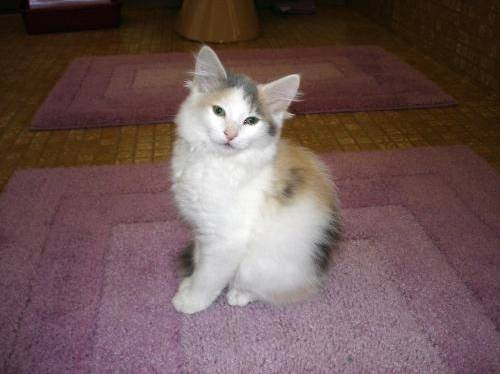
#> input picture Project 3 - Dog and Cat Image Classification/Dataset/test/cats/10.jpg, 500 x 374 px; its folder holds only this picture in this run
$ python cats_dogs_svm.py
#> lines starting #> are read from the running program, lines starting #| are printed output that depends on the picture
# ============================================================
# Task-03: SVM Image Classifier — Cats vs Dogs
# Dataset: https://www.kaggle.com/c/dogs-vs-cats/data
#
# Expected folder layout:
#   Dataset/
#     train/  cats/  *.jpg
#             dogs/  *.jpg
#     val/    cats/  *.jpg
#             dogs/  *.jpg
#     test/   cats/  *.jpg
#             dogs/  *.jpg
# ============================================================

import os
import glob
import numpy as np
import pandas as pd
import matplotlib.pyplot as plt
from PIL import Image
from skimage.feature import hog
from skimage.color import rgb2gray
from sklearn.svm import SVC
from sklearn.preprocessing import StandardScaler
from sklearn.model_selection import cross_val_score
from sklearn.metrics import (accuracy_score, classification_report,
                             confusion_matrix, ConfusionMatrixDisplay)
from sklearn.decomposition import PCA
import warnings
warnings.filterwarnings("ignore")

# ── CONFIGURATION ─────────────────────────────────────────────
DATASET_DIR   = "Dataset"         # root folder (same level as this script)
IMG_SIZE      = (64, 64)          # resize all images to this
MAX_PER_CLASS = 1000              # images per class (lower = faster)
HOG_ORIENT    = 9
HOG_PIXELS    = 8                 # pixels per cell
HOG_CELLS     = 2                 # cells per block
PCA_COMPONENTS = 150
RANDOM_STATE  = 42

# ── 1. LOAD FILE PATHS FROM FOLDER STRUCTURE ──────────────────
def get_files(split: str, label: str) -> list:
    """Return sorted image paths for Dataset/<split>/<label>/"""
    pattern = os.path.join(DATASET_DIR, split, label, "*.jpg")
    files   = sorted(glob.glob(pattern))
    # also pick up .jpeg / .png just in case
    for ext in ("*.jpeg", "*.png"):
        files += sorted(glob.glob(os.path.join(DATASET_DIR, split, label, ext)))
    return files

train_cats = get_files("train", "cats")[:MAX_PER_CLASS]
train_dogs = get_files("train", "dogs")[:MAX_PER_CLASS]
val_cats   = get_files("val",   "cats")[:MAX_PER_CLASS]
val_dogs   = get_files("val",   "dogs")[:MAX_PER_CLASS]
test_cats  = get_files("test",  "cats")[:MAX_PER_CLASS]
test_dogs  = get_files("test",  "dogs")[:MAX_PER_CLASS]

if not train_cats or not train_dogs:
    raise FileNotFoundError(
        f"No images found under '{DATASET_DIR}/train/cats' or '.../dogs'.\n"
        f"Current working directory: {os.getcwd()}\n"
        "Make sure the script is run from the same folder that contains 'Dataset/'."
    )

print("── Image counts ──")
print(f"  Train : {len(train_cats)} cats | {len(train_dogs)} dogs")
print(f"  Val   : {len(val_cats)}   cats | {len(val_dogs)}   dogs")
print(f"  Test  : {len(test_cats)}  cats | {len(test_dogs)}  dogs")

# ── 2. HOG FEATURE EXTRACTION ─────────────────────────────────
def extract_hog(filepath: str) -> np.ndarray:
    """Load → resize → grayscale → HOG feature vector."""
    img  = Image.open(filepath).convert("RGB").resize(IMG_SIZE)
    gray = rgb2gray(np.array(img))
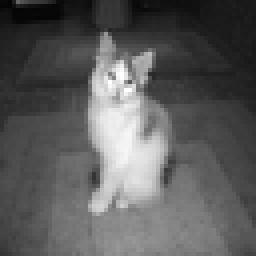
#> gray: shape (64, 64) float64 (shown 4 times larger); min 0.0159, max 1, mean 0.361
    feat = hog(
        gray,
        orientations=HOG_ORIENT,
        pixels_per_cell=(HOG_PIXELS, HOG_PIXELS),
        cells_per_block=(HOG_CELLS, HOG_CELLS),
        block_norm="L2-Hys",
        feature_vector=True
    )
#> feat = 1764 values, max 0.382 at index 801, min 0 at index 1, mean 0.135
    return feat

def build_dataset(cat_files, dog_files, desc=""):
    print(f"  Extracting HOG features: {desc} …")
    X_c = np.array([extract_hog(f) for f in cat_files])
    X_d = np.array([extract_hog(f) for f in dog_files])
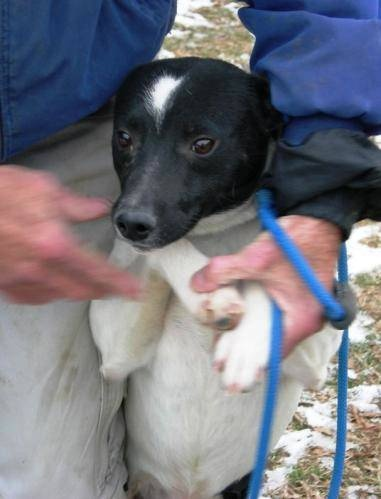
#> input picture Project 3 - Dog and Cat Image Classification/Dataset/test/dogs/1.jpg, 381 x 499 px
#> in extract_hog (call 2), `gray = rgb2gray(np.array(img))`:
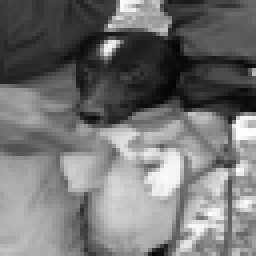
#> gray: shape (64, 64) float64 (shown 4 times larger); min 0.0157, max 1, mean 0.457
#> in extract_hog (call 2), `feat = hog( gray, orientations=HOG_ORIENT, pixels_per_cell=(HOG_PIXELS..`: feat = 1764 values, max 0.426 at index 273, min 0 at index 161, mean 0.136
    X   = np.vstack([X_c, X_d])
    y   = np.array([0]*len(cat_files) + [1]*len(dog_files))
    files = cat_files + dog_files
    return X, y, files

print("\nExtracting HOG features (this takes ~1–2 min) …")
X_train, y_train, train_files = build_dataset(train_cats, train_dogs, "train")
#> y_train = [0, 1]; train_files = 2 items
X_val,   y_val,   val_files   = build_dataset(val_cats,   val_dogs,   "val")
#> y_val = [0, 1]; val_files = 2 items
X_test,  y_test,  test_files  = build_dataset(test_cats,  test_dogs,  "test")
#> y_test = [0, 1]; test_files = ['Dataset/test/cats/10.jpg', 'Dataset/test/dogs/1.jpg']

print(f"\nHOG vector length : {X_train.shape[1]}")
#| HOG vector length : 1764
print(f"Train samples     : {X_train.shape[0]}")
#| Train samples     : 2
print(f"Val   samples     : {X_val.shape[0]}")
#| Val   samples     : 2
print(f"Test  samples     : {X_test.shape[0]}")
#| Test  samples     : 2

# ── 3. SCALING ────────────────────────────────────────────────
scaler     = StandardScaler()
X_train_sc = scaler.fit_transform(X_train)
X_val_sc   = scaler.transform(X_val)
X_test_sc  = scaler.transform(X_test)

# ── 4. PCA ────────────────────────────────────────────────────
# n_components must be <= min(n_samples, n_features)-1; auto-cap to be safe
max_components = min(X_train_sc.shape[0], X_train_sc.shape[1]) - 1
#> max_components = 1
n_components   = min(PCA_COMPONENTS, max_components)
#> n_components = 1
if n_components < PCA_COMPONENTS:
    print(f"  PCA_COMPONENTS capped {PCA_COMPONENTS} -> {n_components} "
          f"(only {X_train_sc.shape[0]} training samples available)")
#|   PCA_COMPONENTS capped 150 -> 1 (only 2 training samples available)

pca         = PCA(n_components=n_components, whiten=True, random_state=RANDOM_STATE)
X_train_pca = pca.fit_transform(X_train_sc)
#> X_train_pca = [-0.707, 0.707]
X_val_pca   = pca.transform(X_val_sc)
#> X_val_pca = [-0.707, 0.707]
X_test_pca  = pca.transform(X_test_sc)
#> X_test_pca = [-0.707, 0.707]

explained = pca.explained_variance_ratio_.cumsum()[-1] * 100
#> explained = 100
print(f"\nPCA: {n_components} components -> {explained:.1f}% variance retained")
#| PCA: 1 components -> 100.0% variance retained

# ── 5. TRAIN SVM ──────────────────────────────────────────────
print("\nTraining SVM (RBF kernel, C=10) …")
svm = SVC(kernel="rbf", C=10, gamma="scale",
          class_weight="balanced", probability=True,
          random_state=RANDOM_STATE)
svm.fit(X_train_pca, y_train)
print("Training complete.")

# ── 6. EVALUATE ───────────────────────────────────────────────
label_names = ["Cat", "Dog"]

# Validation set
val_pred  = svm.predict(X_val_pca)
#> val_pred = [0, 1]
val_acc   = accuracy_score(y_val, val_pred)
#> val_acc = 1

# Test set
y_pred    = svm.predict(X_test_pca)
#> y_pred = [0, 1]
y_prob    = svm.predict_proba(X_test_pca)[:, 1]
#> y_prob = [0.667, 0.336]
test_acc  = accuracy_score(y_test, y_pred)
#> test_acc = 1
report    = classification_report(y_test, y_pred, target_names=label_names)
cm        = confusion_matrix(y_test, y_pred)
#> cm = [[1, 0], [0, 1]]

print(f"\n── Evaluation Metrics ──")
print(f"  Validation Accuracy : {val_acc  * 100:.2f}%")
#|   Validation Accuracy : 100.00%
print(f"  Test Accuracy       : {test_acc * 100:.2f}%")
#|   Test Accuracy       : 100.00%
print(f"\n── Classification Report (Test Set) ──\n{report}")
#| ── Classification Report (Test Set) ──
#|               precision    recall  f1-score   support
#|          Cat       1.00      1.00      1.00         1
#|          Dog       1.00      1.00      1.00         1
#|     accuracy                           1.00         2
#|    macro avg       1.00      1.00      1.00         2
#| weighted avg       1.00      1.00      1.00         2

# ── 7. SAVE PREDICTIONS CSV ───────────────────────────────────
results_df = pd.DataFrame({
    "Filename"        : [os.path.basename(f) for f in test_files],
    "True_Label"      : [label_names[l] for l in y_test],
    "Predicted_Label" : [label_names[p] for p in y_pred],
    "P_Dog"           : np.round(y_prob, 4),
    "Correct"         : y_test == y_pred
})
results_df.to_csv("svm_predictions.csv", index=False)
print("\nPredictions saved → svm_predictions.csv")
print(results_df.head(10).to_string(index=False))
#| Filename True_Label Predicted_Label  P_Dog  Correct
#|   10.jpg        Cat             Cat 0.6667     True
#|    1.jpg        Dog             Dog 0.3365     True

# ── 8. PLOT 1 — Confusion Matrix ──────────────────────────────
fig1, ax = plt.subplots(figsize=(5, 4))
disp = ConfusionMatrixDisplay(confusion_matrix=cm, display_labels=label_names)
disp.plot(ax=ax, colorbar=False, cmap="Blues")
ax.set_title("Confusion Matrix — Test Set",
             fontsize=13, fontweight="bold", pad=10)
fig1.tight_layout()
fig1.savefig("plot1_confusion_matrix.png", dpi=150, bbox_inches="tight")
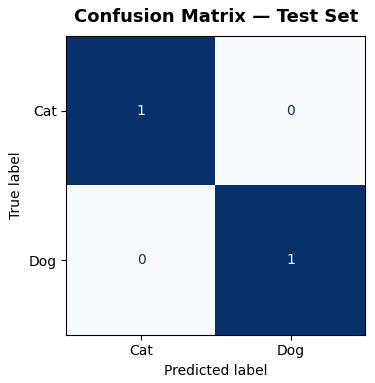
#> figure drawn by matplotlib, 1 panel
plt.show()
print("Saved → plot1_confusion_matrix.png")

# ── 9. PLOT 2 — PCA Explained Variance ────────────────────────
fig2, ax = plt.subplots(figsize=(6, 4))
ax.plot(np.cumsum(pca.explained_variance_ratio_) * 100,
        color="#457B9D", lw=2)
ax.axhline(90, color="gray", lw=1, linestyle="--", label="90% threshold")
ax.axvline(n_components, color="#E63946", lw=1, linestyle=":",
           label=f"{n_components} components selected")
ax.set_xlabel("Number of PCA Components")
ax.set_ylabel("Cumulative Explained Variance (%)")
ax.set_title("PCA — Explained Variance", fontsize=13, fontweight="bold", pad=10)
ax.legend(fontsize=8)
fig2.tight_layout()
fig2.savefig("plot2_pca_variance.png", dpi=150, bbox_inches="tight")
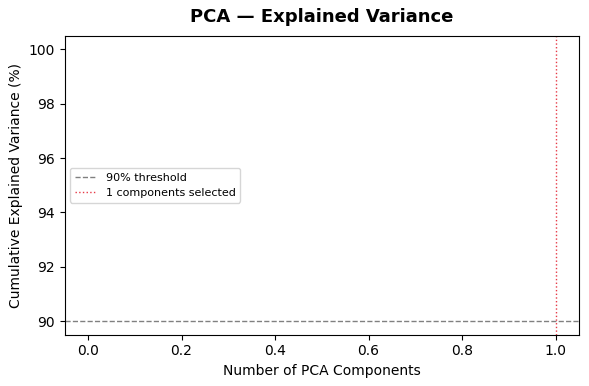
#> figure drawn by matplotlib, 1 panel
plt.show()
print("Saved → plot2_pca_variance.png")

# ── 10. PLOT 3 — Sample Predictions Grid ──────────────────────
n_samples = min(18, len(test_files))
#> n_samples = 2
sample_idx = np.random.RandomState(0).choice(len(test_files), n_samples, replace=False)
#> sample_idx = [1, 0]

fig3, axes3 = plt.subplots(3, 6, figsize=(13, 6))
fig3.suptitle("Sample Predictions   ✔ Correct   ✘ Wrong",
              fontsize=13, fontweight="bold")

for ax_i, idx in zip(axes3.flat, sample_idx):
    img     = Image.open(test_files[idx]).convert("RGB").resize((96, 96))
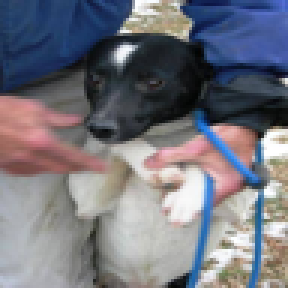
#> img: PIL image 96x96 RGB (shown 3 times larger); mean R, G, B 115.5, 116, 125.4
    correct = bool(results_df.iloc[idx]["Correct"])
#> correct = True
    pred    = results_df.iloc[idx]["Predicted_Label"]
#> pred = 'Dog'
    true    = results_df.iloc[idx]["True_Label"]
#> true = 'Dog'
    color   = "#2A9D8F" if correct else "#E63946"
#> color = '#2A9D8F'
    symbol  = "✔" if correct else "✘"
#> symbol = '✔'
    ax_i.imshow(img)
    ax_i.axis("off")
    ax_i.set_title(f"{symbol} {pred}\n(true: {true})",
                   fontsize=7, color=color, pad=3)

plt.subplots_adjust(hspace=0.5, wspace=0.1, top=0.88)
fig3.savefig("plot3_sample_predictions.png", dpi=150, bbox_inches="tight")
plt.show()
print("Saved → plot3_sample_predictions.png")

# ── 11. PLOT 4 — HOG Visualisation ───────────────────────────
from skimage.feature import hog as hog_vis
from skimage import exposure

sample_vis = train_cats[:3] + train_dogs[:3]
#> sample_vis = 2 items
fig4, axes4 = plt.subplots(2, 6, figsize=(13, 5))
fig4.suptitle("HOG Feature Visualisation  (top: original | bottom: HOG map)",
              fontsize=12, fontweight="bold")

for col, fpath in enumerate(sample_vis):
    img_arr = np.array(Image.open(fpath).convert("RGB").resize(IMG_SIZE))
    gray    = rgb2gray(img_arr)
    _, hog_img = hog_vis(
        gray, orientations=HOG_ORIENT,
        pixels_per_cell=(HOG_PIXELS, HOG_PIXELS),
        cells_per_block=(HOG_CELLS, HOG_CELLS),
        block_norm="L2-Hys", visualize=True, feature_vector=True
    )
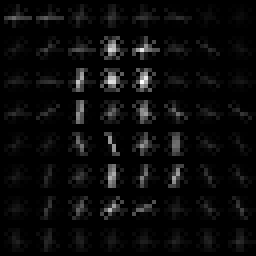
#> hog_img: shape (64, 64) float64 (shown 4 times larger); min 0, max 0.141, mean 0.00603; drawn with min black and max white
    hog_img = exposure.rescale_intensity(hog_img, in_range=(0, 10))
    lbl = "Cat" if col < 3 else "Dog"
#> lbl = 'Cat'
    axes4[0, col].imshow(img_arr);  axes4[0, col].set_title(lbl, fontsize=9)
    axes4[0, col].axis("off")
    axes4[1, col].imshow(hog_img, cmap="inferno")
    axes4[1, col].axis("off")

plt.subplots_adjust(hspace=0.15, wspace=0.05, top=0.88)
fig4.savefig("plot4_hog_visualisation.png", dpi=150, bbox_inches="tight")
plt.show()
print("Saved → plot4_hog_visualisation.png")

# ── 12. FINAL SUMMARY ─────────────────────────────────────────
print("\n" + "="*55)
print("FINAL SUMMARY")
print("="*55)
print(f"  Train images (per class) : {MAX_PER_CLASS}")
print(f"  HOG vector length        : {X_train.shape[1]}")
#|   HOG vector length        : 1764
print(f"  PCA components           : {PCA_COMPONENTS}  ({explained:.1f}% variance)")
#|   PCA components           : 150  (100.0% variance)
print(f"  SVM kernel               : RBF  (C=10, gamma=scale)")
print(f"  Validation Accuracy      : {val_acc  * 100:.2f}%")
#|   Validation Accuracy      : 100.00%
print(f"  Test Accuracy            : {test_acc * 100:.2f}%")
#|   Test Accuracy            : 100.00%
print(f"  Test Correct / Total     : {int(test_acc * len(y_test))} / {len(y_test)}")
#|   Test Correct / Total     : 2 / 2
print("="*55)
